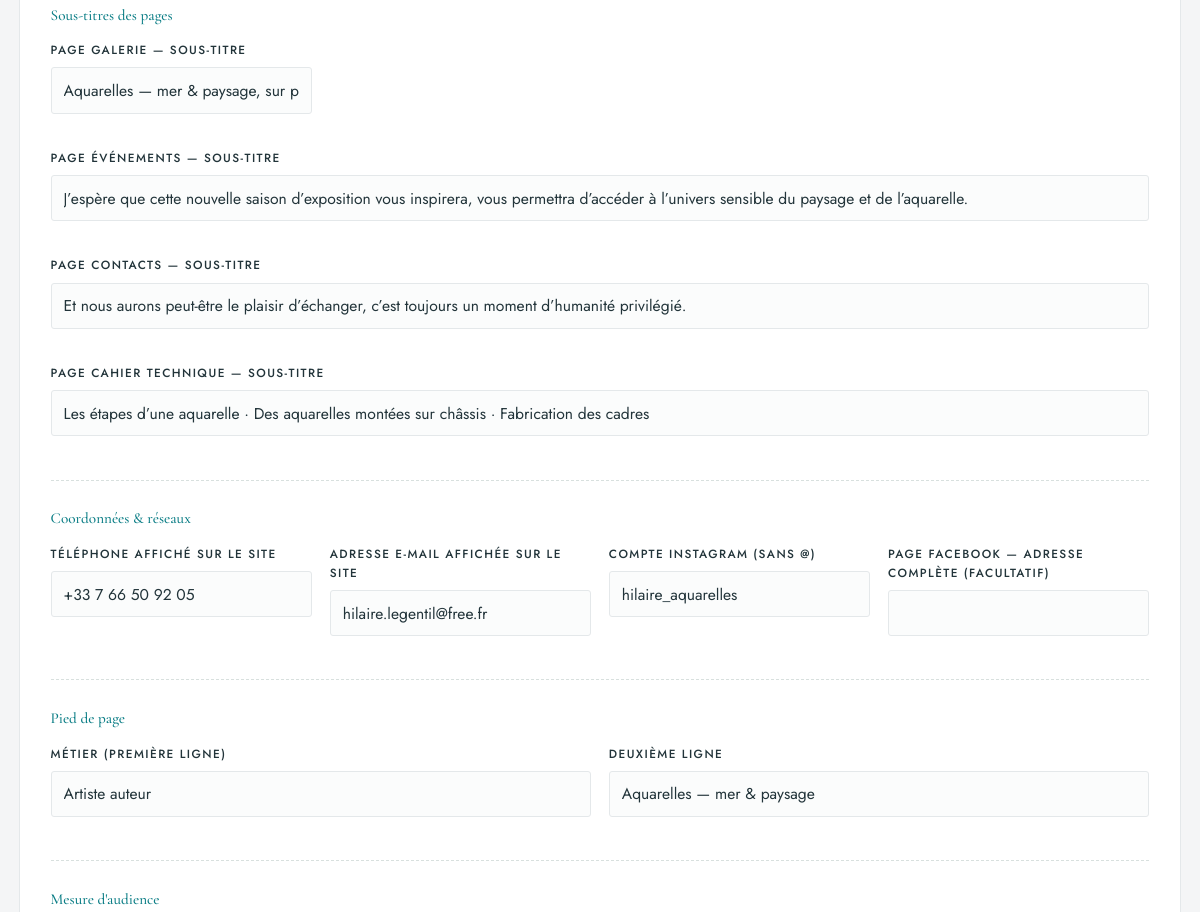
The page /admin/reglages (signed in, middle part) on the database as committed earlier.
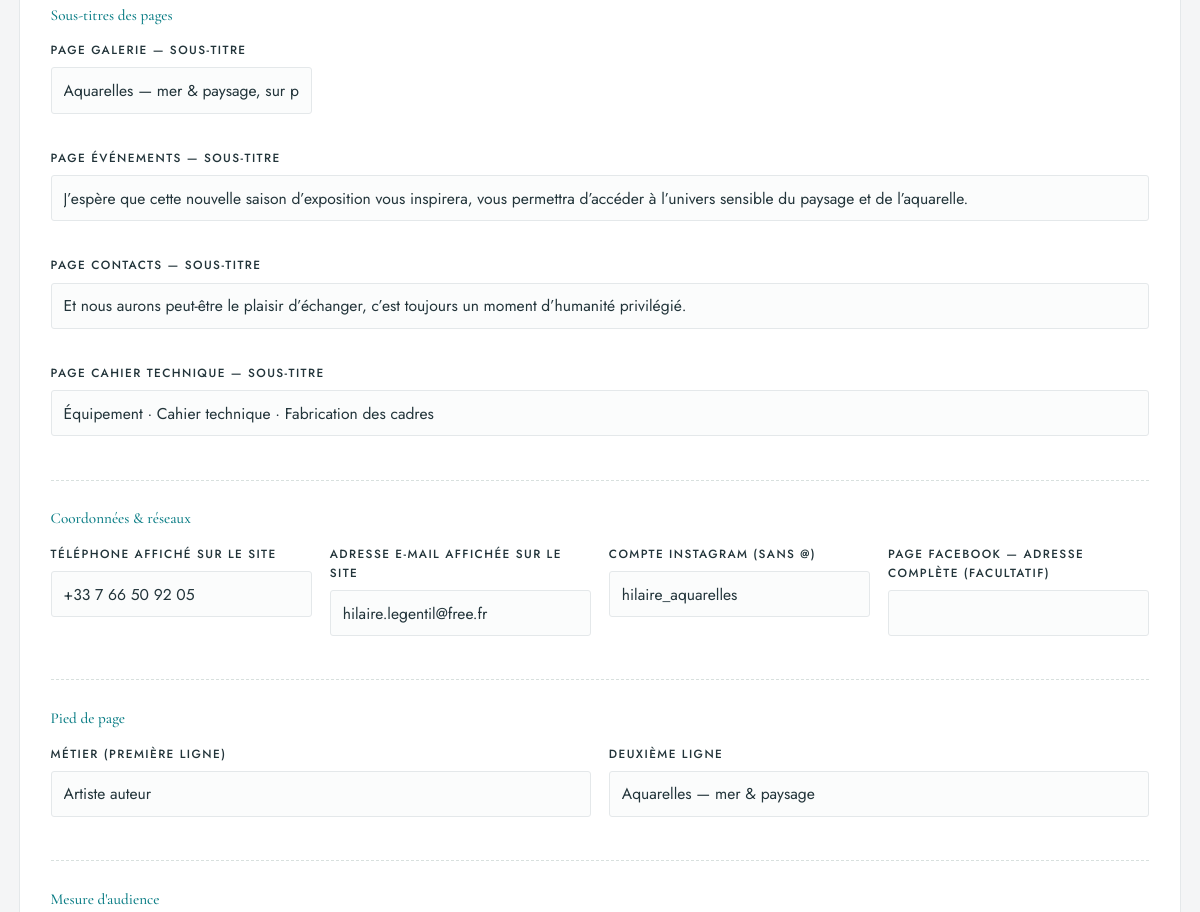
The same page on the database as committed later.
### tables this page shows
CREATE TABLE settings (
    key TEXT PRIMARY KEY,
    value TEXT NOT NULL DEFAULT ''
);

### app.py (the view, shortened to what this page needs)
@app.route("/admin/reglages", methods=["GET", "POST"])
@require_admin
def admin_settings():
    keys = [k for _, items in SETTING_GROUPS for k, _ in items]
    s = db.get_settings()
    return render_template("admin/settings.html", groups=SETTING_GROUPS, s=s)

### app.py (called while the page is built)
@app.context_processor
def inject_globals():
    s = db.get_settings()
    hl_works = get_works()
    return {
        "SITE": SITE,
        "S": s,
        "admin_user": auth.current_admin(),
        "csrf": auth.csrf_token(),
        "year": date.today().year,
        "map_center": [49.4894, -1.5048],   # Yvetot-Bocage (Normandie)
        "map_radius": 75000,                # 75 km
        "hl_slugs": ",".join(w["slug"] for w in hl_works),
        "hl_total": len(hl_works),
        "vapid_pub": VAPID_PUB,
    }

def get_works(only_published=True):
    conn = db.connect()
    q = "SELECT * FROM works"
    if only_published:
        q += " WHERE published = 1"
    q += " ORDER BY position, id"
    rows = conn.execute(q).fetchall()
    conn.close()
    return rows

def require_admin(f):
    from functools import wraps
    @wraps(f)
    def wrapper(*args, **kwargs):
        if not auth.current_admin():
            return redirect(url_for("admin_login"))
        return f(*args, **kwargs)
    return wrapper

### auth.py (called while the page is built)
def current_admin():
    return session.get("admin_user") if session.get("admin_auth") else None

### templates/admin/settings.html (shortened to what this page needs)
{% extends "admin/base_admin.html" %}
{% block content %}
<form method="post" class="form-card">
  {% for group_title, items in groups %}
  <section class="set-group">
    <h2>{{ group_title }}</h2>
    <div class="set-fields">
      {% for key, label in items %}
      <div class="field{% if key in ('home_intro','artist_intro','events_sub','contact_sub','atelier_sub') %} field-wide{% endif %}">
        <label for="s-{{ key }}">{{ label }}</label>
        {% if key in ('home_intro', 'artist_intro') %}
        <textarea id="s-{{ key }}" name="{{ key }}" rows="3">{{ s.get(key, '') }}</textarea>
        {% else %}
        <input id="s-{{ key }}" name="{{ key }}" type="text" value="{{ s.get(key, '') }}">
        {% endif %}
      </div>
      {% endfor %}
    </div>
  </section>
  {% endfor %}
</form>
{% endblock %}

Rows that differ between the two databases and show on the page:
changed settings: atelier_sub "Les étapes d’une aquarelle · Des aquarelles montées sur châssis · Fabrication des cadres" → "Équipement · Cahier technique · Fabrication des cadres"
